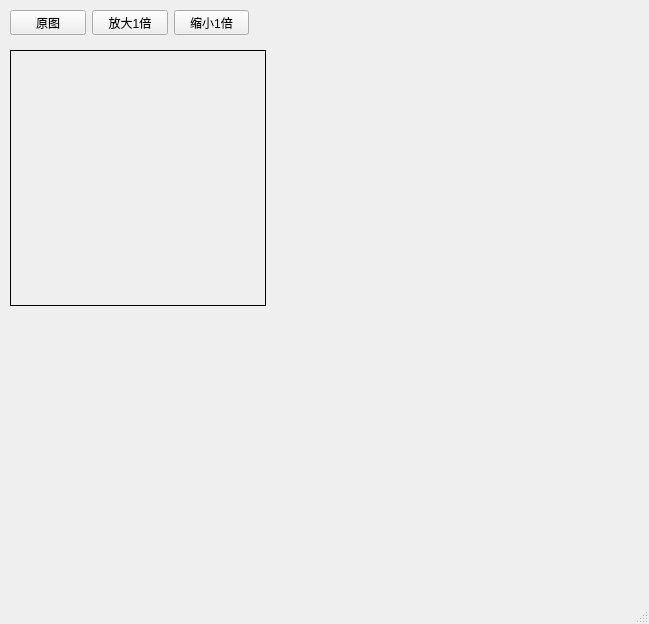
<?xml version="1.0" encoding="UTF-8"?>
<ui version="4.0">
 <class>MainWindow</class>
 <widget class="QMainWindow" name="MainWindow">
  <property name="geometry">
   <rect>
    <x>0</x>
    <y>0</y>
    <width>649</width>
    <height>624</height>
   </rect>
  </property>
  <property name="windowTitle">
   <string>MainWindow</string>
  </property>
  <widget class="QWidget" name="centralwidget">
   <widget class="QLabel" name="lbl_img">
    <property name="geometry">
     <rect>
      <x>10</x>
      <y>50</y>
      <width>256</width>
      <height>256</height>
     </rect>
    </property>
    <property name="frameShape">
     <enum>QFrame::Box</enum>
    </property>
    <property name="text">
     <string/>
    </property>
   </widget>
   <widget class="QWidget" name="layoutWidget">
    <property name="geometry">
     <rect>
      <x>10</x>
      <y>10</y>
      <width>239</width>
      <height>25</height>
     </rect>
    </property>
    <layout class="QGridLayout" name="gridLayout">
     <item row="0" column="0">
      <widget class="QPushButton" name="pBtn_showSrc">
       <property name="text">
        <string>原图</string>
       </property>
      </widget>
     </item>
     <item row="0" column="1">
      <widget class="QPushButton" name="pBtn_zoomOut">
       <property name="text">
        <string>放大1倍</string>
       </property>
      </widget>
     </item>
     <item row="0" column="2">
      <widget class="QPushButton" name="pBtn_zoomIn">
       <property name="text">
        <string>缩小1倍</string>
       </property>
      </widget>
     </item>
    </layout>
   </widget>
  </widget>
  <widget class="QMenuBar" name="menubar">
   <property name="geometry">
    <rect>
     <x>0</x>
     <y>0</y>
     <width>649</width>
     <height>23</height>
    </rect>
   </property>
  </widget>
  <widget class="QStatusBar" name="statusbar"/>
 </widget>
 <resources/>
 <connections/>
</ui>
